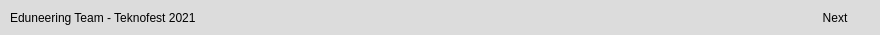
          <widget class="QFrame" name="frame_config_bottom">
           <property name="minimumSize">
            <size>
             <width>50</width>
             <height>35</height>
            </size>
           </property>
           <property name="maximumSize">
            <size>
             <width>16777215</width>
             <height>35</height>
            </size>
           </property>
           <property name="styleSheet">
            <string notr="true">QFrame{
	background-color: rgb(220, 220, 220);
	border-radius: 10px;
}</string>
           </property>
           <property name="frameShape">
            <enum>QFrame::StyledPanel</enum>
           </property>
           <property name="frameShadow">
            <enum>QFrame::Raised</enum>
           </property>
           <layout class="QHBoxLayout" name="horizontalLayout_3">
            <property name="spacing">
             <number>0</number>
            </property>
            <property name="leftMargin">
             <number>0</number>
            </property>
            <property name="topMargin">
             <number>0</number>
            </property>
            <property name="rightMargin">
             <number>0</number>
            </property>
            <property name="bottomMargin">
             <number>0</number>
            </property>
            <item>
             <spacer name="horizontalSpacer_9">
              <property name="orientation">
               <enum>Qt::Horizontal</enum>
              </property>
              <property name="sizeType">
               <enum>QSizePolicy::Fixed</enum>
              </property>
              <property name="sizeHint" stdset="0">
               <size>
                <width>10</width>
                <height>20</height>
               </size>
              </property>
             </spacer>
            </item>
            <item>
             <widget class="QLabel" name="label_name_1">
              <property name="text">
               <string>Eduneering Team - Teknofest 2021</string>
              </property>
             </widget>
            </item>
            <item>
             <spacer name="horizontalSpacer">
              <property name="orientation">
               <enum>Qt::Horizontal</enum>
              </property>
              <property name="sizeHint" stdset="0">
               <size>
                <width>599</width>
                <height>20</height>
               </size>
              </property>
             </spacer>
            </item>
            <item>
             <widget class="QPushButton" name="button_next_1">
              <property name="minimumSize">
               <size>
                <width>80</width>
                <height>25</height>
               </size>
              </property>
              <property name="layoutDirection">
               <enum>Qt::LeftToRight</enum>
              </property>
              <property name="autoFillBackground">
               <bool>false</bool>
              </property>
              <property name="styleSheet">
               <string notr="true">QPushButton{
	background-color: transparent;
	border-radius: 10px;
}

QPushButton::pressed{
	border: 1px solid rgb(67, 67, 67);

}</string>
              </property>
              <property name="text">
               <string>Next</string>
              </property>
              <property name="checkable">
               <bool>false</bool>
              </property>
             </widget>
            </item>
            <item>
             <widget class="QFrame" name="frame_3">
              <property name="minimumSize">
               <size>
                <width>5</width>
                <height>5</height>
               </size>
              </property>
              <property name="maximumSize">
               <size>
                <width>5</width>
                <height>5</height>
               </size>
              </property>
              <property name="frameShape">
               <enum>QFrame::StyledPanel</enum>
              </property>
              <property name="frameShadow">
               <enum>QFrame::Raised</enum>
              </property>
             </widget>
            </item>
           </layout>
          </widget>
